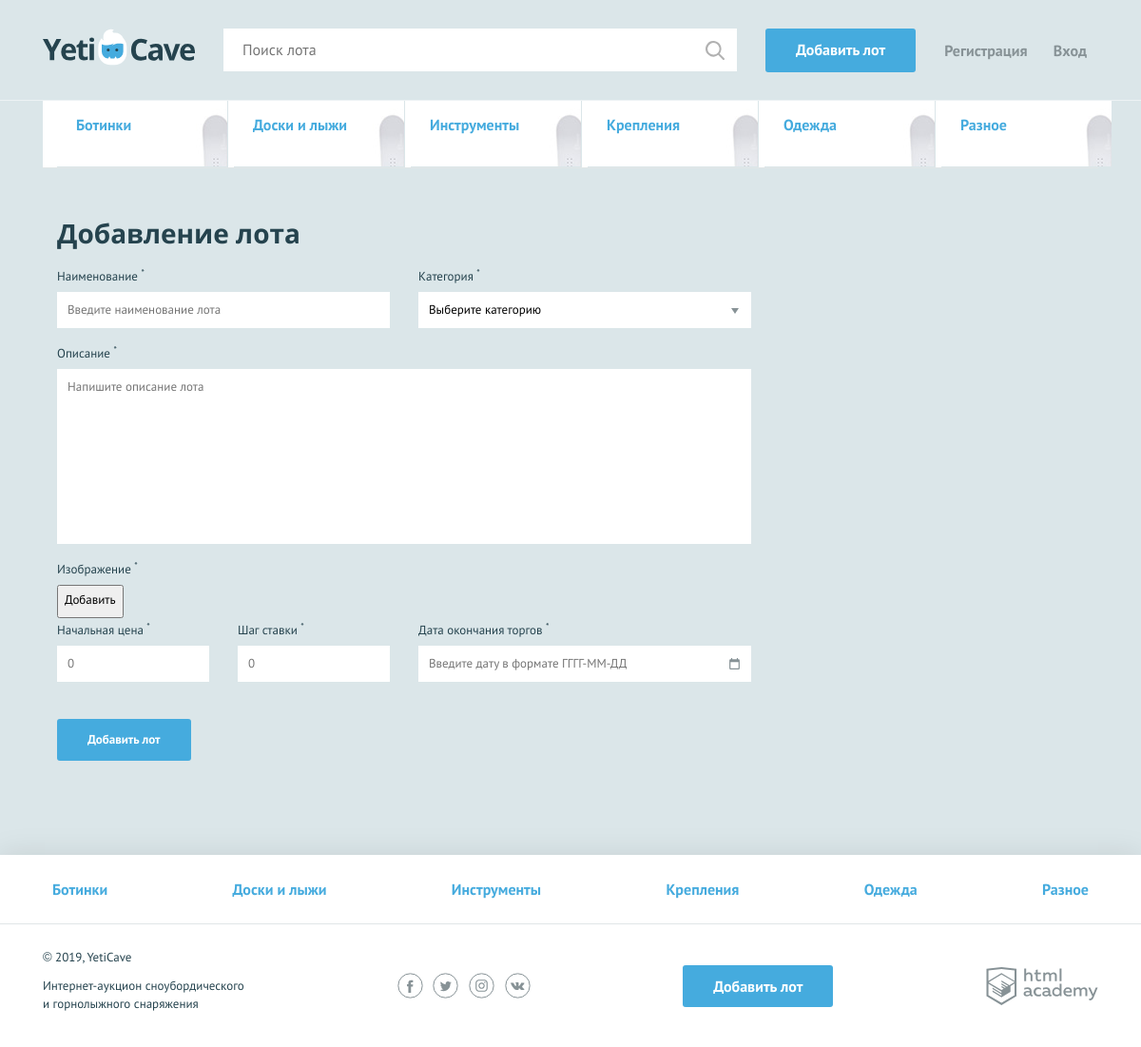
The page /add.php on the database its author committed.
### tables this page shows
CREATE TABLE categories(
categ_id varchar (100),
categ_name varchar(50),
CONSTRAINT categ_primary PRIMARY KEY (categ_id, categ_name));

### functions.php (called while the page is built, shortened)
<?php
require_once('data.php');
function compile_template( $name, $data)
{
    $name = 'templates/' . $name;     $result = '';
    extract($data);
    require ($name);
    $result = ob_get_clean();
    return $result;
}
?>

### data.php (called while the page is built, shortened)
<?php
$Link = mysqli_connect('127.0.0.1', 'root','','schema3');
mysqli_set_charset($Link, utf8);
$sql='select * from categories';
$categories_list=mysqli_query($Link,$sql);
$categories_list=mysqli_fetch_all($categories_list,MYSQLI_ASSOC);
$sql2='select * from lots';
$data_list=mysqli_query($Link,$sql2);
$data_list=mysqli_fetch_all($data_list,MYSQLI_ASSOC);
?>

### templates/add.php (the view, shortened to what this page needs)
<nav class="nav">
    <ul class="nav__list container">
        <?php foreach ($categories_list as $item): ?>
            <li class="promo__item promo__item--boards">
                <a class="promo__link" href="pages/all-lots.html"><?=$item['categ_name'];?></a>
            </li>
        <?php endforeach; ?>
    </ul>
</nav>
<form class="form form--add-lot container  <?= empty($errors)? "" : "form--invalid"  ?>" action="add.php" enctype="multipart/form-data" method="post">
    <h2>Добавление лота</h2>
    <div class="form__container-two">
        <div class="form__item <?= empty($errors['lot-name'])? "" : "form__item--invalid"  ?>">
            <label for="lot-name">Наименование <sup>*</sup></label>
            <input id="lot-name" type="text" name="lot-name" placeholder="Введите наименование лота"  >
        </div>
        <div class="form__item <?= empty($errors['category'])? "" : "form__item--invalid"  ?>">
            <label for="category">Категория <sup>*</sup></label>
            <select id="category" name="category">
                <option>Выберите категорию</option>
            </select>
        </div>
    </div>
    <div class="form__item form__item--wide <?= empty($errors['message'])? "" : "form__item--invalid"?>">
        <label for="message">Описание <sup>*</sup></label>
        <textarea id="message" name="message" placeholder="Напишите описание лота" ></textarea>
    </div>
    <div class="form__item form__item--file">
        <label>Изображение <sup>*</sup></label>
        <div class="preview">
        <button class="preview__remove" type="button">
            <label for="lot-img">
                Добавить
            </label>
        </button>
    </div>
    <div class="form__container-three">
        <div class="form__item form__item--small <?= empty($errors['lot-rate'])? "" : "form__item--invalid"  ?>">
            <label for="lot-rate">Начальная цена <sup>*</sup></label>
            <input id="lot-rate" type="text" name="lot-rate" placeholder="0">
        </div>
        <div class="form__item form__item--small <?= empty($errors['lot-step'])? "" : "form__item--invalid"  ?>">
            <label for="lot-step">Шаг ставки <sup>*</sup></label>
            <input id="lot-step" type="text" name="lot-step" placeholder="0">
        </div>
        <div class="form__item <?= empty($errors['lot-date'])? "" : "form__item--invalid"  ?>">
            <label for="lot-date">Дата окончания торгов <sup>*</sup></label>
            <input class="form__input-date" id="lot-date" type="text" name="lot-date" placeholder="Введите дату в формате ГГГГ-ММ-ДД">
        </div>
    </div>
    <button type="submit" class="button">Добавить лот</button>
</form>

### templates/layout.php (shortened to what this page needs)
<!DOCTYPE html>
<html lang="ru">
<head>
    <link href="../css/normalize.min.css" rel="stylesheet">
    <link href="../css/style.css" rel="stylesheet">
</head>
<body>
<div class="page-wrapper">
    <header class="main-header">
        <div class="main-header__container container">
            <a class="main-header__logo">
                <img src="../img/logo.svg" width="160" height="39" alt="Логотип компании YetiCave">
            </a>
            <form class="main-header__search" method="get" action="https://echo.htmlacademy.ru" autocomplete="off">
                <input type="search" name="search" placeholder="Поиск лота">
                <input class="main-header__search-btn" type="submit" name="find" value="Найти">
            </form>
            <a class="main-header__add-lot button" href="add.php">Добавить лот</a>
            <nav class="user-menu">
                <?php if(!empty($_SESSION['is_auth'])): ?>
                    <div class="user-menu__image">
                        <img src="<?=$_SESSION['is_auth']['user_image']?>" width="40" height="40" alt="Пользователь">
                    </div>
                    <div class="user-menu__logged">
                        <p> <?=$_SESSION['is_auth']['user_name']?> </p>
                    </div>
                    <div class="user-menu__logged">
                        <a href="logout.php">Выйти</a>
                    </div>
                <?php else: ?>
                    <ul class="user-menu__list">
                        <li class="user-menu__item">
                            <a href="SignUp.php">Регистрация</a>
                        </li>
                        <li class="user-menu__item">
                            <a href="login.php">Вход</a>
                        </li>
                    </ul>
                <?php endif; ?>
            </nav>
        </div>
    </header>
    <main class="container">
        <?=$page_content;?>
    </main>
</div>
<footer class="main-footer">
    <nav class="nav">
        <ul class="nav__list container">
            <?php foreach($categories_list as $item): ?>
                <li class="nav__item">
                    <a href="pages/all-lots.html"><?= $item['categ_name'];?></a>
                </li>
            <?php endforeach; ?>
        </ul>
    </nav>
    <div class="main-footer__bottom container">
        <div class="main-footer__copyright">
            <p>© 2019, YetiCave</p>
            <p>Интернет-аукцион сноубордического и горнолыжного снаряжения</p>
        </div>
        <div class="main-footer__social social">
            <a class="social__link social__link--facebook" href="#">
            </a>
            <a class="social__link social__link--twitter" href="#">
            </a>
            <a class="social__link social__link--instagram" href="#">
            </a>
            <a class="social__link social__link--vkontakte" href="#">
            </a>
        </div>
        <a class="main-footer__add-lot button" href="add.php">Добавить лот</a>
        <div class="main-footer__developed-by">
            <a class="logo-academy" href="https://htmlacademy.ru/intensive/php">
            </a>
        </div>
    </div>
</footer>
</body>
</html>

### rows shown on the page
categories: categ_name "Ботинки"
categories: categ_name "Доски и лыжи"
categories: categ_name "Инструменты"
categories: categ_name "Крепления"
categories: categ_name "Одежда"
categories: categ_name "Разное"
